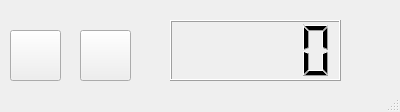
<?xml version="1.0" encoding="UTF-8"?>
<ui version="4.0">
 <class>MainWindow</class>
 <widget class="QMainWindow" name="MainWindow">
  <property name="geometry">
   <rect>
    <x>0</x>
    <y>0</y>
    <width>400</width>
    <height>112</height>
   </rect>
  </property>
  <property name="sizePolicy">
   <sizepolicy hsizetype="Fixed" vsizetype="Fixed">
    <horstretch>1</horstretch>
    <verstretch>1</verstretch>
   </sizepolicy>
  </property>
  <property name="windowTitle">
   <string>MainWindow</string>
  </property>
  <widget class="QWidget" name="centralwidget">
   <widget class="QLCDNumber" name="lcdNumber">
    <property name="geometry">
     <rect>
      <x>170</x>
      <y>20</y>
      <width>171</width>
      <height>61</height>
     </rect>
    </property>
   </widget>
   <widget class="QPushButton" name="pushButton">
    <property name="geometry">
     <rect>
      <x>10</x>
      <y>30</y>
      <width>51</width>
      <height>51</height>
     </rect>
    </property>
    <property name="styleSheet">
     <string notr="true">border-image: url(:/res/img/ss.png);</string>
    </property>
    <property name="text">
     <string/>
    </property>
   </widget>
   <widget class="QPushButton" name="pushButton_2">
    <property name="geometry">
     <rect>
      <x>80</x>
      <y>30</y>
      <width>51</width>
      <height>51</height>
     </rect>
    </property>
    <property name="styleSheet">
     <string notr="true">background-image: url(:/res/img/pp.png);
border-image: url(:/res/img/pp.png);</string>
    </property>
    <property name="text">
     <string/>
    </property>
   </widget>
  </widget>
  <widget class="QStatusBar" name="statusbar"/>
  <action name="action_start">
   <property name="icon">
    <iconset>
     <normaloff>../../Pictures/ss.png</normaloff>../../Pictures/ss.png</iconset>
   </property>
   <property name="text">
    <string>开始录屏</string>
   </property>
  </action>
  <action name="action_pause">
   <property name="icon">
    <iconset>
     <normaloff>../../Desktop/pause.png</normaloff>../../Desktop/pause.png</iconset>
   </property>
   <property name="text">
    <string>暂停录屏</string>
   </property>
  </action>
  <action name="action_stop">
   <property name="icon">
    <iconset>
     <normaloff>../../Desktop/stop.png</normaloff>../../Desktop/stop.png</iconset>
   </property>
   <property name="text">
    <string>停止录屏</string>
   </property>
  </action>
  <action name="action_open">
   <property name="text">
    <string>打开</string>
   </property>
  </action>
  <action name="action_save">
   <property name="text">
    <string>保存</string>
   </property>
  </action>
  <action name="action_save_as">
   <property name="text">
    <string>另存为</string>
   </property>
  </action>
 </widget>
 <resources/>
 <connections/>
</ui>
